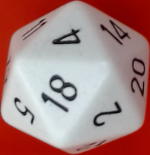
#> input picture Captures/crop_rgb.png, 150 x 155 px, given in place of the camera
$ python gen_refs.py
#> lines starting #> are read from the running program, lines starting #| are printed output that depends on the picture
#####
# opens camera and enables photo capture
# base structure for other scripts
#
# camera feed and image capture
# source: https://stackoverflow.com/questions/34588464/python-how-to-capture-image-from-webcam-on-click-using-opencv
#
# Canny
# source: https://docs.opencv.org/4.x/da/d5c/tutorial_canny_detector.html
# If a pixel gradient is higher than the upper threshold, the pixel is accepted as an edge
# If a pixel gradient value is below the lower threshold, then it is rejected.
# If the pixel gradient is between the two thresholds, then it will be accepted only if it is connected to a pixel that is above the upper threshold.
#####

### imports
import cv2 as cv
import sys
import os
import numpy as np
import json

### variables
ref_path = './References'
cam_path = './Captures'
cur_path = ref_path
ct_file = 'canny.json'
ref_file = 'ref.json'

window_cam = 'Camera'
window_canny = 'Canny'
bar_lower = 'Lower'
bar_upper = 'Upper'

# usually 0 or 1 depending if system already has camera
camID = 1

canny_lt = canny_ut = 0
start_lt = start_ut = 0
clt = 'clt'
cut = 'cut'

### helper methods
def camera_usage():
    print()
    print("How to use camera")
    print("- [space] to capture frame")
    print("- [esc] to quit")
    print()

def load_cts(file):
#> called with file = 'canny.json'
    if not os.path.isfile(file):
        return
    global canny_lt, canny_ut, start_lt, start_ut
    with open(file, 'r') as fp:
#> (reads canny.json from the repository)
#> further down, frame is the input picture: shape (155, 150, 3); mean B, G, R 130, 131.9, 169.1
        data = json.load(fp)
        if len(data):
            canny_lt = start_lt = data[clt]
            canny_ut = start_ut = data[cut]
            print("loaded previous values")
            print(f"[{canny_lt}, {canny_ut}]")
            print()

def open_dir(dir):
    if not os.path.exists(dir):
        os.makedirs(dir)

def edge_detection(frame):
    global canny_lt, canny_ut
    frame_gs = cv.cvtColor(frame, cv.COLOR_BGR2GRAY)
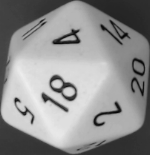
#> frame_gs: shape (155, 150); min 5, max 237, mean 142.8
    canny_lt = cv.getTrackbarPos(bar_lower, window_canny)
    canny_ut = cv.getTrackbarPos(bar_upper, window_canny)
    frame_canny = cv.Canny(frame_gs, canny_lt, canny_ut)
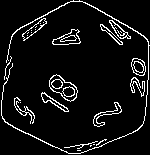
#> frame_canny: shape (155, 150); 7.3% white in thin lines or dots
    return frame_canny

def auto_crop(frame):
    frame_canny = edge_detection(frame)
    x, y, w, h = cv.boundingRect(frame_canny)
    roi_rgb = frame[y:y+h, x:x+w]
    roi_gs = frame_canny[y:y+h, x:x+w]
    return roi_rgb, roi_gs

### callback functions for trackbars
def null_callback(x):
    pass

### windows
cv.namedWindow(window_cam)
cv.namedWindow(window_canny)
### trackbars
cv.createTrackbar(bar_lower, window_canny, 0, 255, null_callback)
cv.createTrackbar(bar_upper, window_canny, 0, 255, null_callback)

### program start
cam = cv.VideoCapture(camID)
if not cam.isOpened():
    print()
    print("Unable to access camera")
    print()
    sys.exit()

camera_usage()
open_dir(ref_path)
open_dir(cam_path)

load_cts(ct_file)
cv.setTrackbarPos(bar_lower, window_canny, canny_lt)
cv.setTrackbarPos(bar_upper, window_canny, canny_ut)

while True:

    # ret: boolean for successful frame capture
    # frame: HxWxC (C->BGR)
    ret, frame = cam.read()
    if not ret:
        print("Can't receive frame, exiting...")
        break
    cv.imshow(window_cam, frame)

    # Canny edge detection
    frame_canny = edge_detection(frame)
    cv.imshow(window_canny, frame_canny)

    # user input
    k = cv.waitKey(1)
#> (key Esc is pressed here)
    if k % 256 == 27:
        # ESC pressed
        print("Escape hit, closing...")
        print()
        break
    elif k % 256 == 32:
        # SPACE pressed
        crop_rgb, crop_gs = auto_crop(frame)
        if crop_rgb is None:
            continue
        elif 0 in crop_rgb.shape:
            continue
        else:
            file_name = input("file name (.png): ")
            file_name += '.png'
            cv.imwrite(os.path.join(cur_path, file_name), crop_rgb)
            print(f"{file_name} {crop_rgb.shape} written!")
            print()

cam.release()

cv.destroyAllWindows()

# save new values
if canny_lt != start_lt or canny_ut != start_ut:
    print("Canny threshold on exit")
    print(f"[{canny_lt}, {canny_ut}]")
    print()
    input = input("SAVE above threshold? ([y] for yes): ")
    if input in ['y', '[y]', 'yes']:
        canny_dict = {}
        canny_dict[clt] = canny_lt
        canny_dict[cut] = canny_ut
        with open(ct_file, 'w') as file:
            json.dump(canny_dict, file)
        print("Saved new values")
        print()
